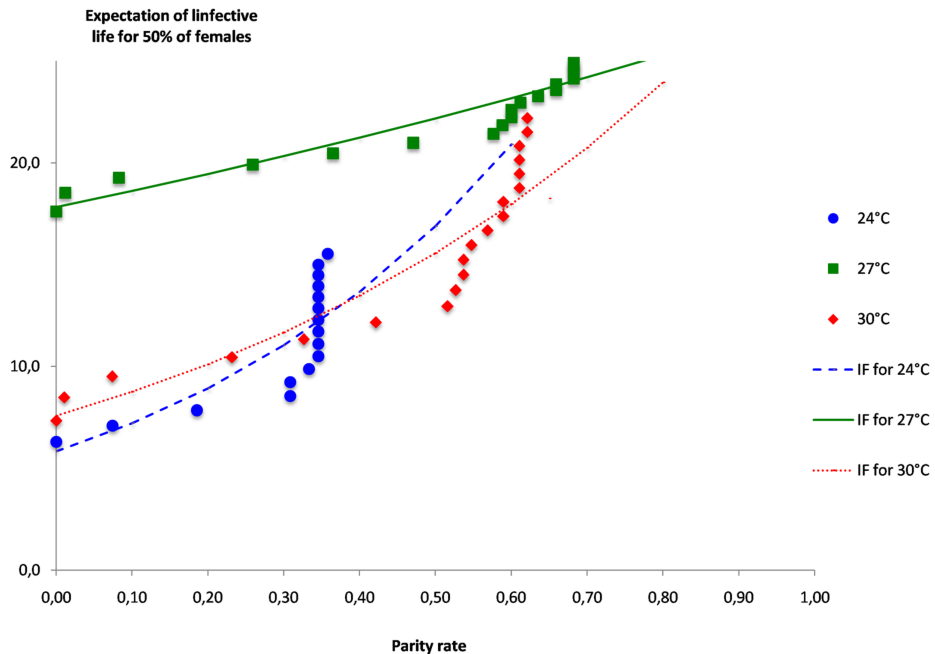
#> input picture corpora/aedes-aegypti-2014/charts/el-100/image.png, 935 x 654 px, found by its file name
$ python build_compare_figs_synthetic.py
#> lines starting #> are read from the running program, lines starting #| are printed output that depends on the picture
#!/usr/bin/env python3
"""Build side-by-side (original | reconstruction) composites for the
synthetic-r4-1 corpus, parallel to build_compare_figs.py for aedes."""
import os
import cv2
import numpy as np

HERE = os.path.dirname(os.path.abspath(__file__))
REPO = os.path.abspath(os.path.join(HERE, ".."))
FIGS = os.path.join(HERE, "figs")
os.makedirs(FIGS, exist_ok=True)

CHARTS = [
    "01-linear-scatter", "02-simple-bar", "03-grouped-bar-errbars",
    "04-log-y-line",      "05-stacked-bar","06-scatter-asym-errbars",
    "07-dual-y-axes",     "08-percent-scinot-ticks",
    "09-open-markers-with-fit", "10-crossing-curves",
]


def find_recon(chart):
#> called with chart = '01-linear-scatter'
    base = os.path.join(REPO, "extractors", "graph-data-extraction",
                         "results-v3", "synthetic-r4-1", chart)
    for cand in ("replot.png", "overlay.png", "verify_overlay.png"):
        p = os.path.join(base, cand)
        if os.path.exists(p):
            return p
    # Some synthetic charts (1, 4, 10) had their extractor stub copy GT;
    # fall back to ground-truth-self if no graph-data-extraction recon.
    alt = os.path.join(REPO, "extractors", "ground-truth-self", "results-v3",
                        "synthetic-r4-1", chart, "verify_overlay.png")
    if os.path.exists(alt):
        return alt
    return None


def make_compare(chart, target_height=380):
    src = os.path.join(REPO, "corpora", "synthetic-r4-1",
                        "charts", chart, "image.png")
    rec = find_recon(chart)
    if not os.path.exists(src) or rec is None:
        print(f"  SKIP {chart}: missing {src} or recon")
        return None
    a = cv2.imread(src); b = cv2.imread(rec)
#> in make_compare, a is the input picture: shape (654, 935, 3); mean B, G, R 249.8, 249.5, 249.7
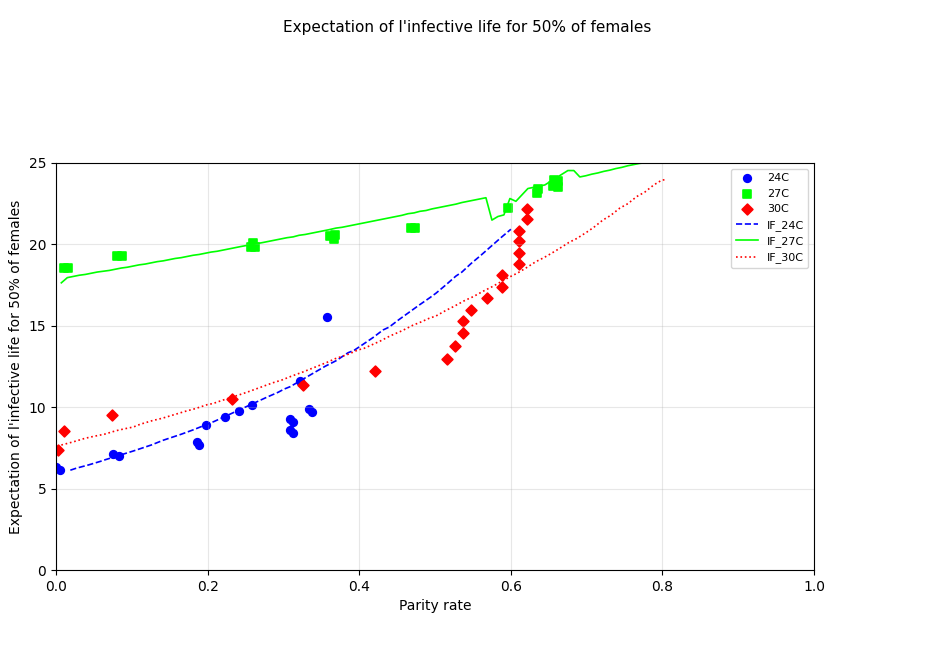
#> input picture extractors/feedback-loop-extractor/iter0_demo/replot.png, 935 x 654 px, found by its file name
#> in make_compare, b is the input picture: shape (654, 935, 3); mean B, G, R 250.4, 250.7, 250.6
    if a is None or b is None:
        print(f"  SKIP {chart}: failed to read images")
        return None
    def scale(im, h):
#> called with h = 380
        ratio = h / im.shape[0]
#> ratio = 0.581
        return cv2.resize(im, (int(im.shape[1] * ratio), h),
                           interpolation=cv2.INTER_AREA)
    a2 = scale(a, target_height); b2 = scale(b, target_height)
#> call 2 of scale, with h = 380
#> in scale (call 2), `return cv2.resize(im, (int(im.shape[1] * ratio), h), interpolation=cv2..`:
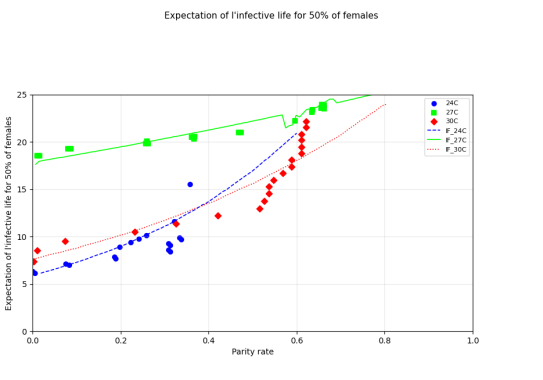
#> returned value: shape (380, 543, 3); mean of channels 0, 1, 2 250.4, 250.7, 250.6; drawn as B, G, R
    gutter = 20
    gut = np.ones((target_height, gutter, 3), dtype=np.uint8) * 255
    composite = np.hstack([a2, gut, b2])
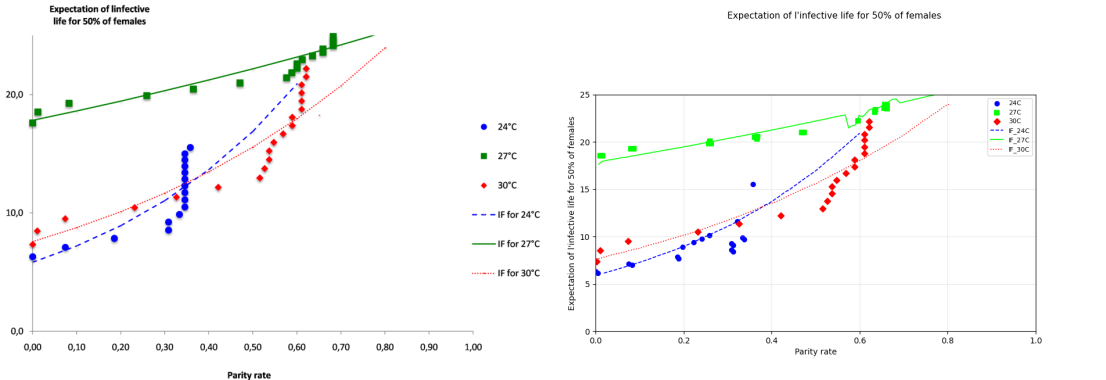
#> composite: shape (380, 1106, 3); mean B, G, R 250.2, 250.2, 250.3
    out = os.path.join(FIGS, f"synth_{chart}_compare.png")
    cv2.imwrite(out, composite)
    print(f"  wrote {out}  ({composite.shape[1]} x {composite.shape[0]} px) "
          f"<- {os.path.basename(rec)}")
#|   wrote docs/figs/synth_01-linear-scatter_compare.png  (1106 x 380 px) <- replot.png
    return out


def main():
    for chart in CHARTS:
        make_compare(chart)


if __name__ == "__main__":
    main()
